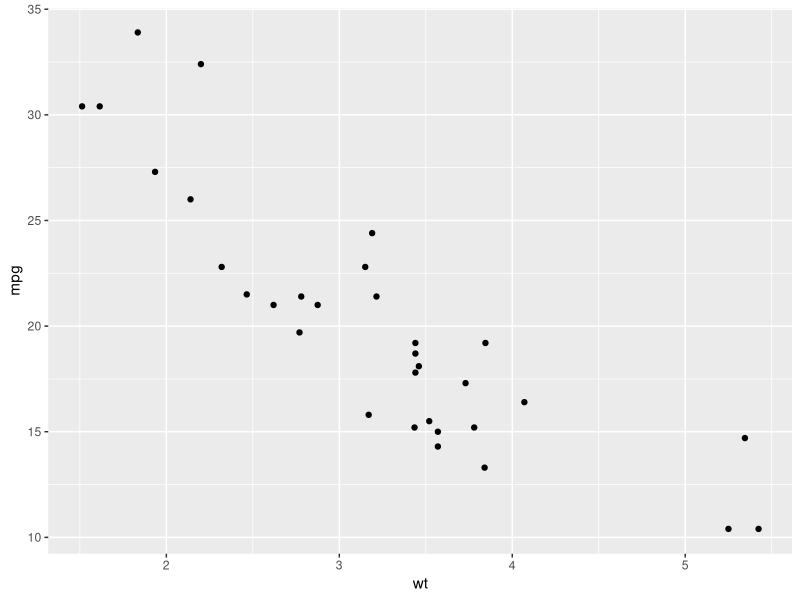
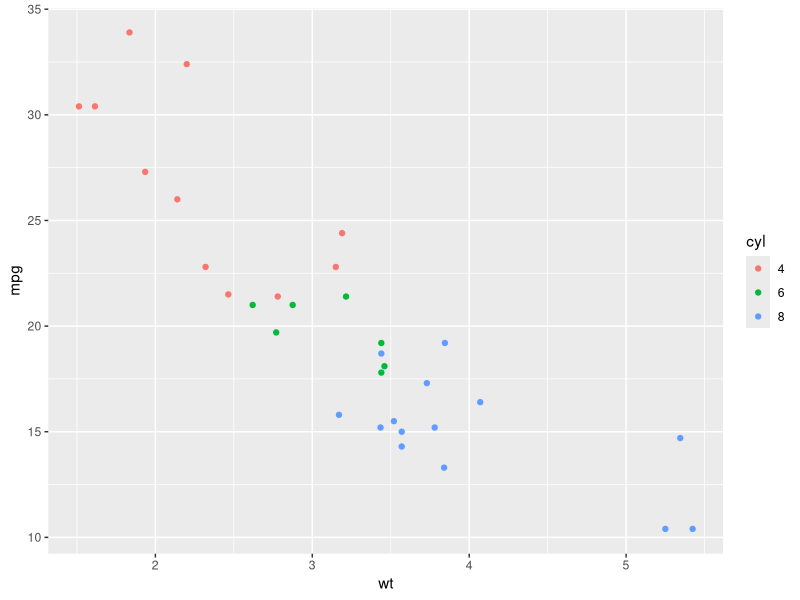
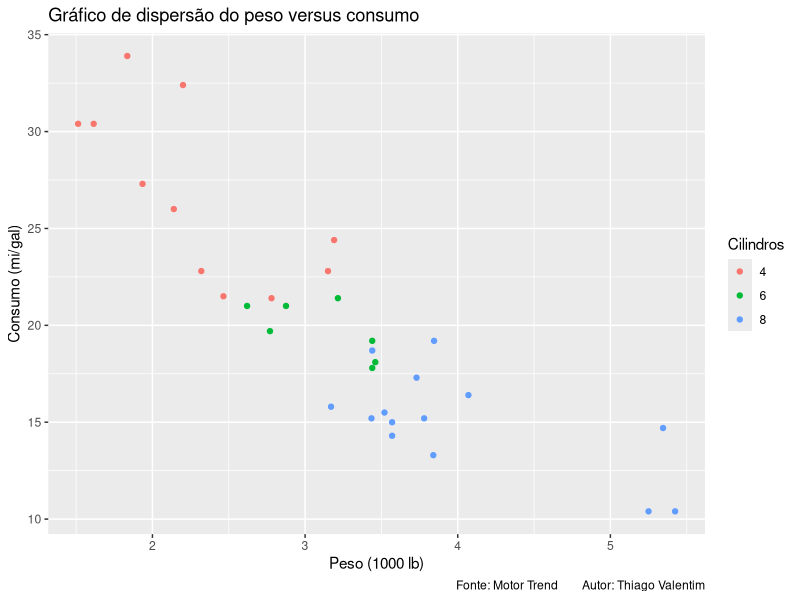

Recreate these plots in R, in order.
# Carregando o pacote tidyverse
require(tidyverse)

# Transformando a variável cyl em fator
mtcars <- mtcars %>% 
  mutate(cyl = as.factor(cyl))

# Gráfico de dispersão 2

ggplot(data=mtcars,aes(x=wt,y=mpg))+geom_point()
ggplot(data=mtcars,aes(x=wt,y=mpg,color=cyl))+
  geom_point()

# Gráfico de dispersão mais elaborado
ggplot(data=mtcars,aes(x=wt,y=mpg,color=cyl))+
  geom_point()+theme_update()+
labs(title="Gráfico de dispersão do peso versus consumo",
         caption="Fonte: Motor Trend        Autor: Thiago Valentim",
         x = "Peso (1000 lb)",
         y = "Consumo (mi/gal)",
         colour = "Cilindros")


